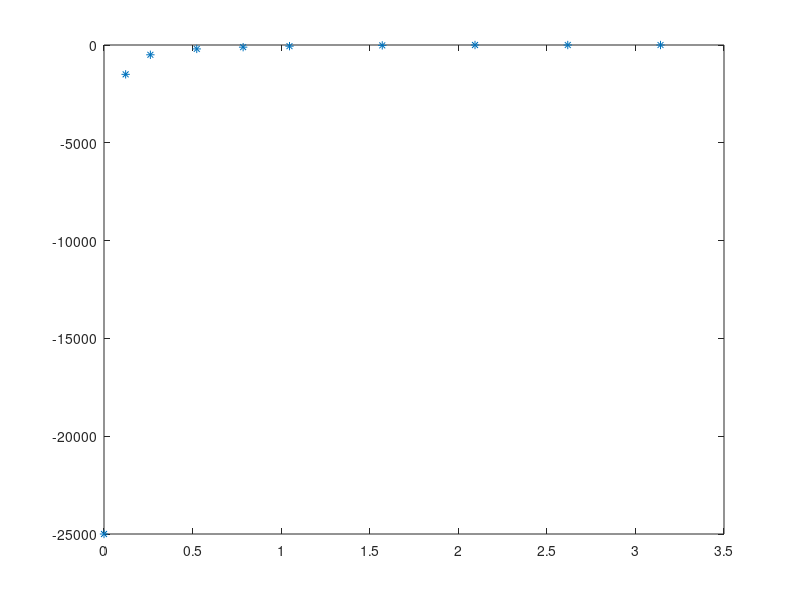

The MATLAB source for this figure: (Note: this script raises an error after producing the figure.)
%   Toto je skript na vytvorenie funkcie, ktora popisuje zavislost
%   polomeru trajektorie robota vzhladom na pozadovany uhol otocenia (
%   rozdiel pozadovaneho a aktualneho uhla 

%% priprava dat
angle =  [180 150 120 90 60  45  30  15   7     0  ]';   % uhol natocenia
radius = [0   0   0   -20 -60  -110 -200 -500  -1500  -25000]';  % polomer kruznice 

angle = angle.*(pi/180); % deg to rad

plot(angle, radius, '*');
hold on;

%% aproximacia
% https://www.mathworks.com/examples/curvefitting/mw/curvefit-ex72685292-fit-exponential-models-using-the-fit-function
f = fit(angle,radius,'exp2');
a=f.a
b=f.b
c=f.c
d=f.d

angle_fit = 0:0.01:pi;
result = a*exp(b*angle_fit) + c*exp(d*angle_fit) -1; % ak chceme pouzit setArcSpeed tak nehceme aby bol radius 0
plot(angle_fit, result) 


%% jednoduche prenasobenie
% angle = 0:180;
% angle = angle.*(pi/180);
% radius = 100./(angle).^2;
% plot(angle, radius);
